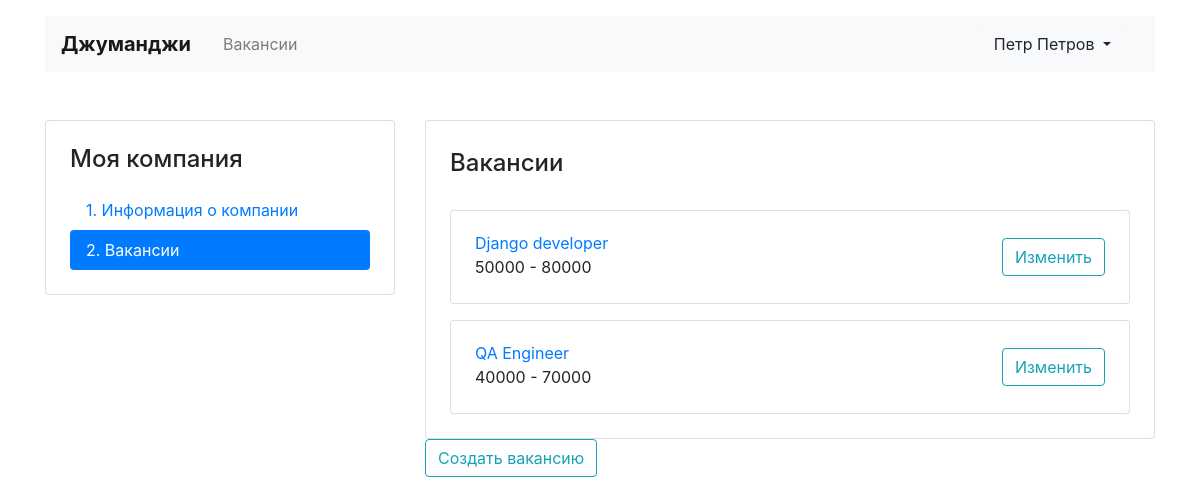
Page /mycompany/vacancies/ (signed in) on the committed database.
### work/models.py (models this page shows, shortened)
class Vacancy(models.Model):
    title = models.CharField(max_length=50)
    speciality = models.ForeignKey(Specialty, on_delete=models.CASCADE, related_name='vacancies')
    company = models.ForeignKey(Company, on_delete=models.CASCADE, related_name='vacancies')
    skills = models.CharField(max_length=255)
    description = models.TextField()
    salary_min = models.IntegerField()
    salary_max = models.IntegerField()
    posted = models.DateField()

### work/views.py (the view)
# urls.py: path('mycompany/vacancies/', view.mycomp_vacancy_list, name='comp_vac'),
@login_required
def mycomp_vacancy_list(request):
    try:
        mdl.Company.objects.get(owner__id=request.user.id)
    except mdl.Company.DoesNotExist:
        return redirect('comp_edit')
    vac_of_comp = mdl.Vacancy.objects.filter(company__owner__id=request.user.id)
    return render(request, "work/vacancy-list.html", context={
        'vacancies': vac_of_comp,
    })

### work/templates/work/vacancy-list.html
{% extends "work/base.html" %}
{% block content %}
<main class="container mt-3 pb-5">
    <div class="row mt-5">
      <div class="col-12 col-lg-4">
        <aside class="pt-3 pb-4 px-4 mb-5 card">
          <h1 class="h4 pt-2 pb-2">Моя компания</h1>
          <div class="nav flex-column nav-pills" id="v-pills-tab" role="tablist" aria-orientation="vertical">
            <a class="nav-link" href="{% url 'comp_edit' %}">1. Информация о&nbsp;компании</a>
            <a class="nav-link active" href="{% url 'comp_vac' %}">2. Вакансии</a>
          </div>
        </aside>
      </div>
      <div class="col-12 col-lg-8">
        <div class="card">
          <div class="card-body px-4 pb-4">
            <section class="tab-pane fade show active">
              <h2 class="h4 pt-2 pb-3">Вакансии</h2>
              {% for vac in vacancies %}
              <div class="card mt-3">
                <div class="card-body px-4">
                  <div class="row align-items-center">
                    <div class="col-6 col-lg-8">
                      <a href="{% url 'comp_vac_ed' vac.id %}" class="mb-1">{{ vac.title }}</a>
                      <p class="mb-1">
                        <span class="mr-4">{{ vac.salary_min }} - {{ vac.salary_max }}</span>
                      </p>
                    </div>
                    <div class="col-6 col-lg-4 text-right">
                      <a href="{% url 'comp_vac_ed' vac.id %}" class="btn btn-outline-info">Изменить</a>
                    </div>
                  </div>
                </div>
              </div>
              {% endfor %}
            </section>
          </div>
        </div>
        <a href="{% url 'comp_vac_cr' %}" class="btn btn-outline-info">Создать вакансию</a>
      </div>
    </div>
  </main>
{% endblock content %}

### work/templates/work/base.html (shortened to what this page needs)
<!DOCTYPE html>
<html lang="ru">
<head>
  <link rel="stylesheet" href="https://stackpath.bootstrapcdn.com/bootstrap/4.3.1/css/bootstrap.min.css">
</head>
<body>
  <header class="container mt-3">
    <nav class="navbar navbar-expand-lg navbar-light bg-light">
      <a class="navbar-brand mr-4 font-weight-bold" href="{% url 'main' %}">Джуманджи</a>
      <div class="collapse navbar-collapse justify-content-between" id="navbarNav">
        <ul class="navbar-nav col-10">
          <li class="nav-item">
            <a class="nav-link" href="{% url 'vacancies' %}">Вакансии</a>
          </li>
        </ul>
        <ul class="navbar-nav col-2 justify-content-end">
          <li class="nav-item active">
            {% if request.user.is_authenticated %}
            <div class="dropdown">
              <button class="btn btn-light dropdown-toggle" type="button" id="dropdownMenuButton"
                      data-toggle="dropdown" aria-expanded="false">
                {{ user.first_name }} {{ user.last_name }}
              </button>
            </div>
            {% else %}
            <a href="{% url 'login' %}" class="nav-link font-weight-bold">Вход</a>
            {% endif %}
          </li>
        </ul>
      </div>
    </nav>
  </header>
{% block content %}
{% endblock content %}
</body>
</html>

### rows in the picture
Vacancy: title "Django developer", salary_min "50000", salary_max "80000"
Vacancy: title "QA Engineer", salary_min "40000", salary_max "70000"

### other values in the picture
{{ user.first_name }} "Петр"
{{ user.last_name }} "Петров"
